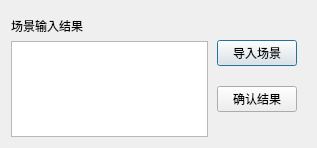
<?xml version="1.0" encoding="UTF-8"?>
<ui version="4.0">
 <class>Dialog</class>
 <widget class="QDialog" name="Dialog">
  <property name="geometry">
   <rect>
    <x>0</x>
    <y>0</y>
    <width>317</width>
    <height>148</height>
   </rect>
  </property>
  <property name="windowTitle">
   <string>Dialog</string>
  </property>
  <layout class="QVBoxLayout" name="verticalLayout_4">
   <item>
    <widget class="QWidget" name="widget_10" native="true">
     <layout class="QHBoxLayout" name="horizontalLayout_10">
      <property name="spacing">
       <number>0</number>
      </property>
      <property name="leftMargin">
       <number>0</number>
      </property>
      <property name="topMargin">
       <number>0</number>
      </property>
      <property name="rightMargin">
       <number>0</number>
      </property>
      <property name="bottomMargin">
       <number>0</number>
      </property>
     </layout>
    </widget>
   </item>
   <item>
    <widget class="QWidget" name="widget_11" native="true">
     <layout class="QHBoxLayout" name="horizontalLayout">
      <property name="spacing">
       <number>0</number>
      </property>
      <property name="leftMargin">
       <number>0</number>
      </property>
      <property name="topMargin">
       <number>0</number>
      </property>
      <property name="rightMargin">
       <number>0</number>
      </property>
      <property name="bottomMargin">
       <number>0</number>
      </property>
      <item>
       <widget class="QWidget" name="widget_13" native="true">
        <layout class="QVBoxLayout" name="verticalLayout_2">
         <property name="leftMargin">
          <number>0</number>
         </property>
         <property name="topMargin">
          <number>0</number>
         </property>
         <property name="rightMargin">
          <number>0</number>
         </property>
         <property name="bottomMargin">
          <number>0</number>
         </property>
         <item>
          <widget class="QLabel" name="label_7">
           <property name="whatsThis">
            <string>&lt;html&gt;&lt;head/&gt;&lt;body&gt;&lt;p&gt;默认统计全程时间&lt;/p&gt;&lt;/body&gt;&lt;/html&gt;</string>
           </property>
           <property name="layoutDirection">
            <enum>Qt::LeftToRight</enum>
           </property>
           <property name="text">
            <string>场景输入结果</string>
           </property>
           <property name="textFormat">
            <enum>Qt::PlainText</enum>
           </property>
          </widget>
         </item>
         <item>
          <widget class="QTextEdit" name="inputInfo_3"/>
         </item>
        </layout>
       </widget>
      </item>
      <item>
       <widget class="QWidget" name="widget_12" native="true">
        <layout class="QVBoxLayout" name="verticalLayout">
         <item>
          <widget class="QPushButton" name="pushBtn_addScence">
           <property name="text">
            <string>导入场景</string>
           </property>
          </widget>
         </item>
         <item>
          <widget class="QPushButton" name="pushBtn_confrimScenes">
           <property name="text">
            <string>确认结果</string>
           </property>
          </widget>
         </item>
        </layout>
       </widget>
      </item>
     </layout>
    </widget>
   </item>
  </layout>
 </widget>
 <resources/>
 <connections/>
</ui>
